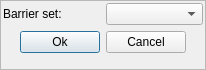
<?xml version="1.0" encoding="UTF-8"?>
<ui version="4.0">
 <class>DialogChooseBarrierSet_pc_ui</class>
 <widget class="QDialog" name="DialogChooseBarrierSet_pc_ui">
  <property name="geometry">
   <rect>
    <x>0</x>
    <y>0</y>
    <width>206</width>
    <height>70</height>
   </rect>
  </property>
  <property name="windowTitle">
   <string>Dialog</string>
  </property>
  <layout class="QVBoxLayout" name="verticalLayout_2">
   <property name="leftMargin">
    <number>0</number>
   </property>
   <property name="topMargin">
    <number>0</number>
   </property>
   <property name="rightMargin">
    <number>0</number>
   </property>
   <property name="bottomMargin">
    <number>0</number>
   </property>
   <item>
    <widget class="QScrollArea" name="scrollArea">
     <property name="widgetResizable">
      <bool>true</bool>
     </property>
     <widget class="QWidget" name="scrollAreaWidgetContents">
      <property name="geometry">
       <rect>
        <x>0</x>
        <y>0</y>
        <width>204</width>
        <height>68</height>
       </rect>
      </property>
      <layout class="QVBoxLayout" name="verticalLayout">
       <property name="leftMargin">
        <number>2</number>
       </property>
       <property name="topMargin">
        <number>2</number>
       </property>
       <property name="rightMargin">
        <number>2</number>
       </property>
       <property name="bottomMargin">
        <number>2</number>
       </property>
       <item>
        <layout class="QHBoxLayout" name="horizontalLayout">
         <item>
          <widget class="QLabel" name="label">
           <property name="text">
            <string>Barrier set:</string>
           </property>
          </widget>
         </item>
         <item>
          <widget class="QComboBox" name="cb_barrierSets"/>
         </item>
        </layout>
       </item>
       <item>
        <layout class="QHBoxLayout" name="horizontalLayout_2">
         <item>
          <spacer name="horizontalSpacer">
           <property name="orientation">
            <enum>Qt::Horizontal</enum>
           </property>
           <property name="sizeHint" stdset="0">
            <size>
             <width>40</width>
             <height>20</height>
            </size>
           </property>
          </spacer>
         </item>
         <item>
          <widget class="QPushButton" name="pushButton">
           <property name="text">
            <string>Ok</string>
           </property>
          </widget>
         </item>
         <item>
          <widget class="QPushButton" name="pushButton_2">
           <property name="text">
            <string>Cancel</string>
           </property>
          </widget>
         </item>
         <item>
          <spacer name="horizontalSpacer_2">
           <property name="orientation">
            <enum>Qt::Horizontal</enum>
           </property>
           <property name="sizeHint" stdset="0">
            <size>
             <width>40</width>
             <height>20</height>
            </size>
           </property>
          </spacer>
         </item>
        </layout>
       </item>
       <item>
        <spacer name="verticalSpacer">
         <property name="orientation">
          <enum>Qt::Vertical</enum>
         </property>
         <property name="sizeHint" stdset="0">
          <size>
           <width>20</width>
           <height>4</height>
          </size>
         </property>
        </spacer>
       </item>
      </layout>
     </widget>
    </widget>
   </item>
  </layout>
 </widget>
 <resources/>
 <connections>
  <connection>
   <sender>pushButton</sender>
   <signal>clicked()</signal>
   <receiver>DialogChooseBarrierSet_pc_ui</receiver>
   <slot>accept()</slot>
   <hints>
    <hint type="sourcelabel">
     <x>41</x>
     <y>38</y>
    </hint>
    <hint type="destinationlabel">
     <x>19</x>
     <y>98</y>
    </hint>
   </hints>
  </connection>
  <connection>
   <sender>pushButton_2</sender>
   <signal>clicked()</signal>
   <receiver>DialogChooseBarrierSet_pc_ui</receiver>
   <slot>reject()</slot>
   <hints>
    <hint type="sourcelabel">
     <x>159</x>
     <y>42</y>
    </hint>
    <hint type="destinationlabel">
     <x>200</x>
     <y>103</y>
    </hint>
   </hints>
  </connection>
 </connections>
</ui>
